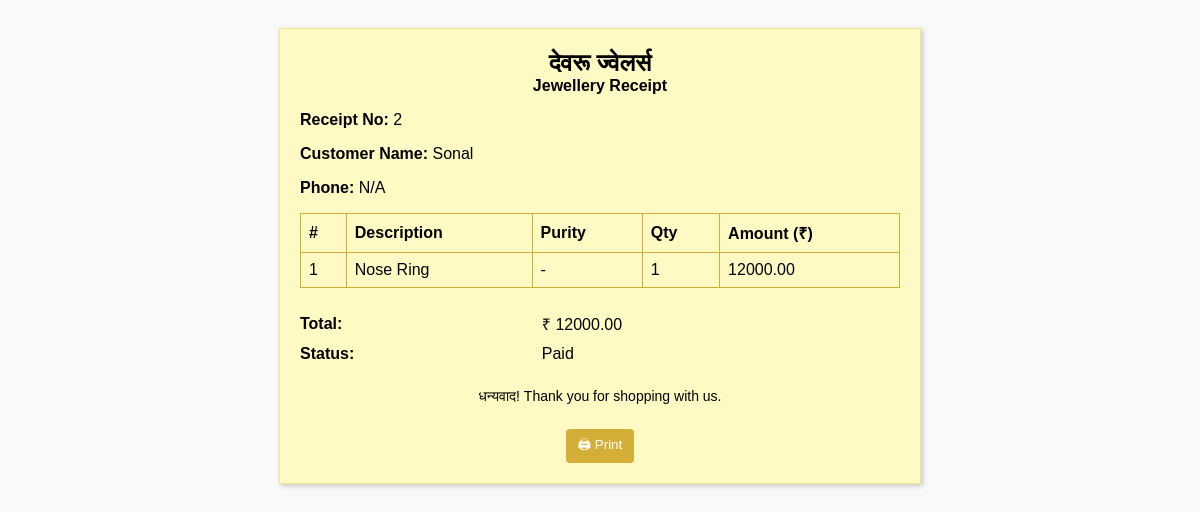
Screenshot of /print-customer/2/ with the database file from the repository.
### app_devaru/models.py (models this page shows, shortened)
class Customer(models.Model):
    name = models.CharField(max_length=100)
    product = models.CharField(max_length=100)
    category = models.CharField(max_length=50)
    phone = models.CharField(max_length=15, default='N/A')
    quantity = models.PositiveIntegerField()
    amount = models.DecimalField(max_digits=10, decimal_places=2)
    status = models.CharField(max_length=20, choices=[('Paid', 'Paid'), ('Pending', 'Pending')])

### app_devaru/views.py (the view, shortened to what this page needs)
# urls.py: path('print-customer/<int:customer_id>/', views.print_customer, name='print_customer'),
def print_customer(request, customer_id):
    customer = get_object_or_404(Customer, id=customer_id)
    item = JewelleryItem.objects.filter(
        name=customer.product,
        category=customer.category
    ).first()
    item_code = ''
    item_barcode = ''
    item_label = customer.product
    return render(request, 'print_customer.html', {
        'customer': customer,
        'item': item,
        'item_code': item_code,
        'item_barcode': item_barcode,
        'item_label': item_label,
    })

### templates/print_customer.html (shortened to what this page needs)
<!DOCTYPE html>
<html lang="en">
<head>
</head>
<body>
    <div class="receipt">
        <h2>देवरू ज्वेलर्स</h2>
        <h4>Jewellery Receipt</h4>
        <p><strong>Receipt No:</strong> {{ customer.id }}</p>
        <p><strong>Customer Name:</strong> {{ customer.name }}</p>
        <p><strong>Phone:</strong> {{ customer.phone }}</p>
        <table>
            <thead>
                <tr>
                    <th>#</th>
                    <th>Description</th>
                    <th>Purity</th>
                    <th>Qty</th>
                    <th>Amount (₹)</th>
                </tr>
            </thead>
            <tbody>
                <tr>
                    <td>1</td>
                    <td>{{ item_label }}</td>
                    <td>{{ item.purity|default:"-" }}</td>
                    <td>{{ customer.quantity }}</td>
                    <td>{{ customer.amount }}</td>
                </tr>
            </tbody>
        </table>
        <table class="totals">
            <tr>
                <td><strong>Total:</strong></td>
                <td>₹ {{ customer.amount }}</td>
            </tr>
            <tr>
                <td><strong>Status:</strong></td>
                <td>{{ customer.status }}</td>
            </tr>
        </table>
        <div class="footer">
            <p>धन्यवाद! Thank you for shopping with us.</p>
            <button onclick="window.print()" class="no-print" style="margin-top: 10px; padding: 6px 12px; background: #d4af37; border: none; border-radius: 4px; color: white; cursor: pointer;">🖨 Print</button>
        </div>
    </div>
</body>
</html>

### templates/print_customer.html (style rules this page uses)
body { font-family: Arial, sans-serif; background: #f9f9f9; padding: 20px; }
.receipt { max-width: 600px; margin: auto; background: #fff9c4; border: 1px solid #f0e68c; padding: 20px; box-shadow: 2px 2px 5px rgba(0,0,0,0.2); }
h2, h4 { text-align: center; margin: 0; }
table { width: 100%; border-collapse: collapse; margin-top: 15px; }
th, td { border: 1px solid #d4af37; padding: 8px; text-align: left; }
.totals { margin-top: 20px; }
.totals td { border: none; padding: 5px 0; }
.footer { text-align: center; margin-top: 20px; font-size: 14px; }

### rows the page displays
Customer: id "2", name "Sonal", phone "N/A", product "Nose Ring", quantity "1", amount "12000.00", status "Paid"

### other values shown
{{ item.purity|default:"-" }} "-"
